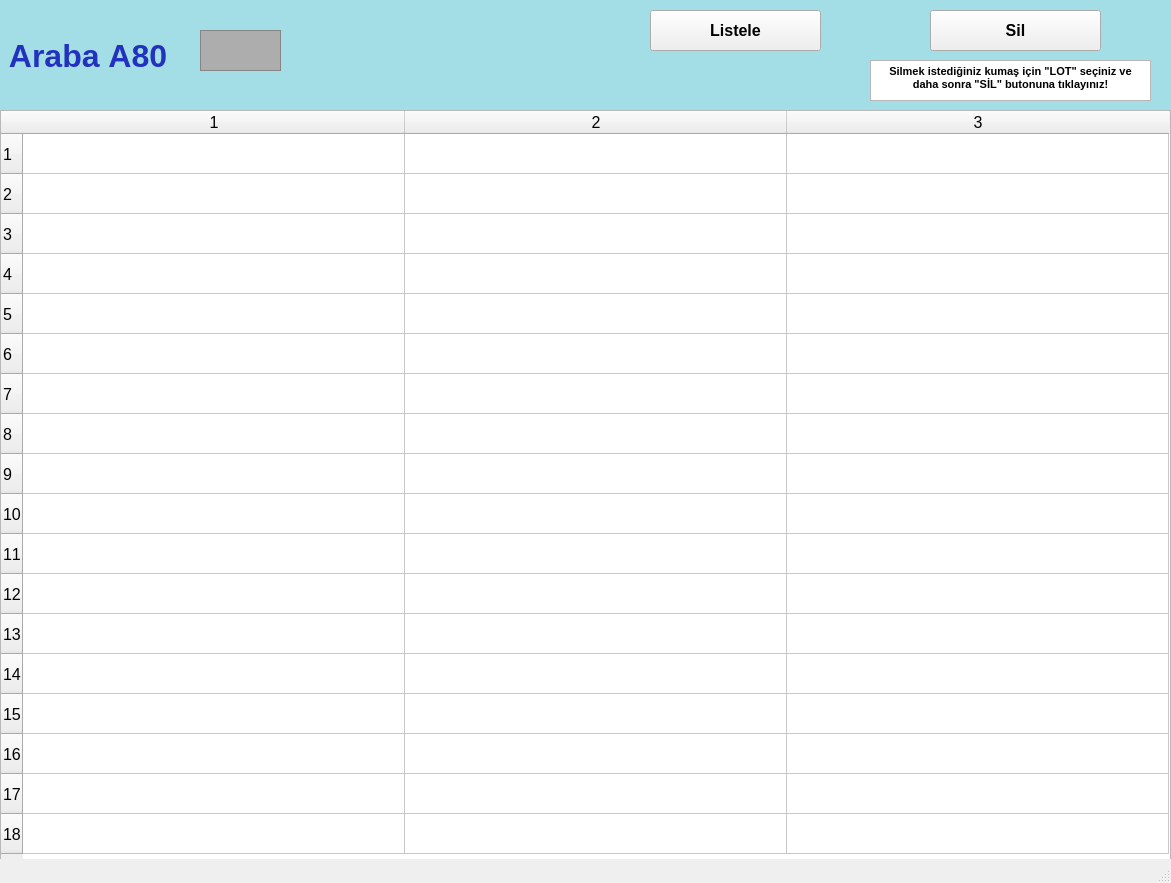
<?xml version="1.0" encoding="UTF-8"?>
<ui version="4.0">
 <class>arabalarA80_ekran</class>
 <widget class="QMainWindow" name="arabalarA80_ekran">
  <property name="geometry">
   <rect>
    <x>0</x>
    <y>0</y>
    <width>1171</width>
    <height>883</height>
   </rect>
  </property>
  <property name="font">
   <font>
    <pointsize>12</pointsize>
    <weight>50</weight>
    <bold>false</bold>
    <kerning>false</kerning>
   </font>
  </property>
  <property name="windowTitle">
   <string/>
  </property>
  <widget class="QWidget" name="centralwidget">
   <widget class="QLabel" name="arabaA1yazi_lbl">
    <property name="geometry">
     <rect>
      <x>0</x>
      <y>0</y>
      <width>1171</width>
      <height>111</height>
     </rect>
    </property>
    <property name="font">
     <font>
      <pointsize>24</pointsize>
      <weight>75</weight>
      <bold>true</bold>
     </font>
    </property>
    <property name="styleSheet">
     <string notr="true">background-color: rgb(163, 221, 229);
color: rgb(34, 50, 190);</string>
    </property>
    <property name="text">
     <string> Araba A80</string>
    </property>
   </widget>
   <widget class="QFrame" name="arabaA1_img">
    <property name="geometry">
     <rect>
      <x>200</x>
      <y>30</y>
      <width>81</width>
      <height>41</height>
     </rect>
    </property>
    <property name="styleSheet">
     <string notr="true">background-color: rgb(173, 173, 173);</string>
    </property>
    <property name="frameShape">
     <enum>QFrame::StyledPanel</enum>
    </property>
    <property name="frameShadow">
     <enum>QFrame::Raised</enum>
    </property>
   </widget>
   <widget class="QPushButton" name="listele80_btn">
    <property name="geometry">
     <rect>
      <x>650</x>
      <y>10</y>
      <width>171</width>
      <height>41</height>
     </rect>
    </property>
    <property name="font">
     <font>
      <pointsize>12</pointsize>
      <weight>75</weight>
      <bold>true</bold>
     </font>
    </property>
    <property name="text">
     <string>Listele</string>
    </property>
   </widget>
   <widget class="QTableWidget" name="A80_tw">
    <property name="geometry">
     <rect>
      <x>0</x>
      <y>110</y>
      <width>1171</width>
      <height>751</height>
     </rect>
    </property>
    <property name="baseSize">
     <size>
      <width>0</width>
      <height>0</height>
     </size>
    </property>
    <property name="rowCount">
     <number>18</number>
    </property>
    <property name="columnCount">
     <number>3</number>
    </property>
    <attribute name="horizontalHeaderVisible">
     <bool>true</bool>
    </attribute>
    <attribute name="horizontalHeaderCascadingSectionResizes">
     <bool>false</bool>
    </attribute>
    <attribute name="horizontalHeaderDefaultSectionSize">
     <number>382</number>
    </attribute>
    <attribute name="horizontalHeaderMinimumSectionSize">
     <number>38</number>
    </attribute>
    <attribute name="verticalHeaderDefaultSectionSize">
     <number>40</number>
    </attribute>
    <attribute name="verticalHeaderMinimumSectionSize">
     <number>23</number>
    </attribute>
    <row/>
    <row/>
    <row/>
    <row/>
    <row/>
    <row/>
    <row/>
    <row/>
    <row/>
    <row/>
    <row/>
    <row/>
    <row/>
    <row/>
    <row/>
    <row/>
    <row/>
    <row/>
    <column/>
    <column/>
    <column/>
   </widget>
   <widget class="QPushButton" name="sil80_btn">
    <property name="geometry">
     <rect>
      <x>930</x>
      <y>10</y>
      <width>171</width>
      <height>41</height>
     </rect>
    </property>
    <property name="font">
     <font>
      <pointsize>12</pointsize>
      <weight>75</weight>
      <bold>true</bold>
     </font>
    </property>
    <property name="text">
     <string>Sil</string>
    </property>
   </widget>
   <widget class="QTextBrowser" name="textBrowser">
    <property name="geometry">
     <rect>
      <x>870</x>
      <y>60</y>
      <width>281</width>
      <height>41</height>
     </rect>
    </property>
    <property name="html">
     <string>&lt;!DOCTYPE HTML PUBLIC &quot;-//W3C//DTD HTML 4.0//EN&quot; &quot;http://www.w3.org/TR/REC-html40/strict.dtd&quot;&gt;
&lt;html&gt;&lt;head&gt;&lt;meta name=&quot;qrichtext&quot; content=&quot;1&quot; /&gt;&lt;style type=&quot;text/css&quot;&gt;
p, li { white-space: pre-wrap; }
&lt;/style&gt;&lt;/head&gt;&lt;body style=&quot; font-family:'MS Shell Dlg 2'; font-size:12pt; font-weight:400; font-style:normal;&quot;&gt;
&lt;p align=&quot;center&quot; style=&quot; margin-top:0px; margin-bottom:0px; margin-left:0px; margin-right:0px; -qt-block-indent:0; text-indent:0px;&quot;&gt;&lt;span style=&quot; font-size:8pt; font-weight:600;&quot;&gt;Silmek istediğiniz kumaş için &amp;quot;LOT&amp;quot; seçiniz ve daha sonra &amp;quot;SİL&amp;quot; butonuna tıklayınız!&lt;/span&gt;&lt;/p&gt;&lt;/body&gt;&lt;/html&gt;</string>
    </property>
   </widget>
  </widget>
  <widget class="QStatusBar" name="statusbar"/>
 </widget>
 <resources/>
 <connections/>
</ui>
